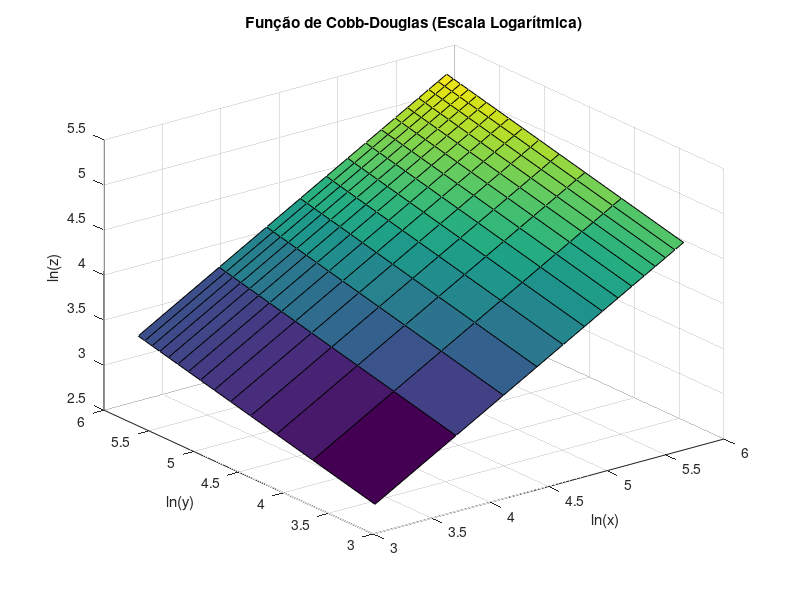

This chart was generated by the following MATLAB code:
% Define os valores de x e y
points = 15;
x = linspace(0, 300, points);
y = linspace(0, 300, points);

% Cria uma grade de valores
[X, Y] = meshgrid(x, y);

% Definiçao de constantes
a = 0.75;
b = 0.75;

% Calculos dos valores da funçao
Z = b .* X.^a .* Y.^(1-a);

figure;

% % Plotagem da funçao
% surf(X, Y, Z);
% xlabel('x');
% ylabel('y');
% zlabel('z');
% title('Função de Cobb-Douglas');

% Plotagem da funçao em escala logaritimica
surf(log(X), log(Y), log(Z));
xlabel('ln(x)');
ylabel('ln(y)');
zlabel('ln(z)');
title('Função de Cobb-Douglas (Escala Logarítmica)');

